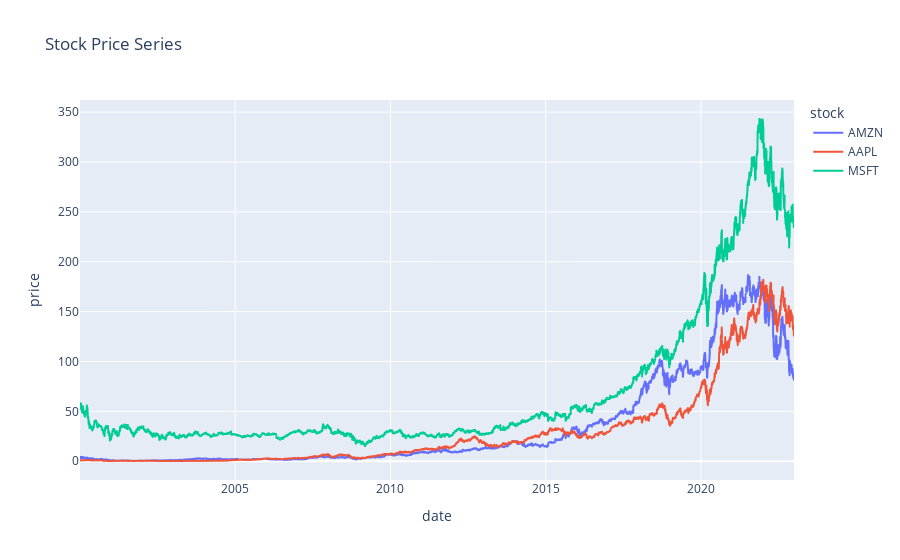

Write notebook code for a chart like this one.
### Code cell
# the 3 stocks price series diplayed on the same chart
fig1 = px.line(data_frame=df_prices, x='date', y='price', line_group='stock', color='stock', title='Stock Price Series')
fig1.show()

### Figure 1 — Plotly figure (JSON) as saved in the notebook; plotly's stock layout.template omitted (floating-point values rounded to 4 significant figures; data arrays with more than 128 entries replaced by an {"elided": "..."} marker saying what was removed)
{"data": [{"hovertemplate": "stock=AMZN<br>date=%{x}<br>price=%{y}<extra></extra>", "legendgroup": "AMZN", "line": {"color": "#636efa", "dash": "solid"}, "marker": {"symbol": "circle"}, "mode": "lines", "name": "AMZN", "showlegend": true, "type": "scattergl", "x": {"elided": "5787 str values"}, "xaxis": "x", "y": {"elided": "5787 float values"}, "yaxis": "y"}, {"hovertemplate": "stock=AAPL<br>date=%{x}<br>price=%{y}<extra></extra>", "legendgroup": "AAPL", "line": {"color": "#EF553B", "dash": "solid"}, "marker": {"symbol": "circle"}, "mode": "lines", "name": "AAPL", "showlegend": true, "type": "scattergl", "x": {"elided": "5787 str values"}, "xaxis": "x", "y": {"elided": "5787 float values"}, "yaxis": "y"}, {"hovertemplate": "stock=MSFT<br>date=%{x}<br>price=%{y}<extra></extra>", "legendgroup": "MSFT", "line": {"color": "#00cc96", "dash": "solid"}, "marker": {"symbol": "circle"}, "mode": "lines", "name": "MSFT", "showlegend": true, "type": "scattergl", "x": {"elided": "5787 str values"}, "xaxis": "x", "y": {"elided": "5787 float values"}, "yaxis": "y"}], "layout": {"legend": {"title": {"text": "stock"}, "tracegroupgap": 0}, "title": {"text": "Stock Price Series"}, "xaxis": {"anchor": "y", "domain": [0, 1], "title": {"text": "date"}}, "yaxis": {"anchor": "x", "domain": [0, 1], "title": {"text": "price"}}}}
